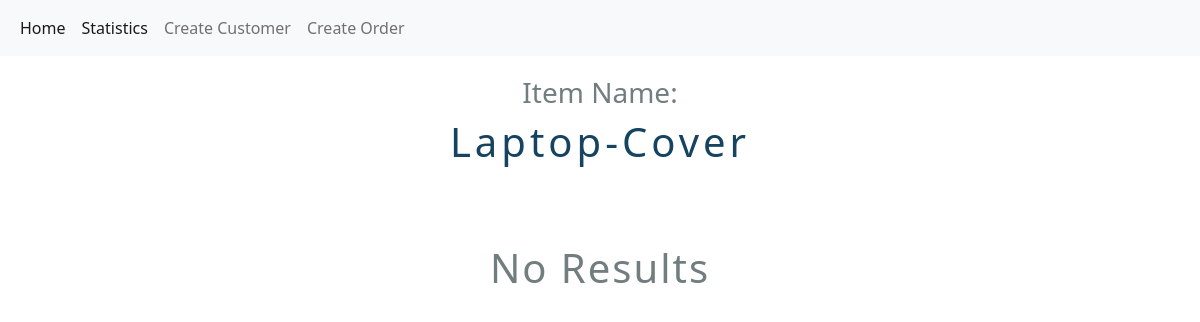
Before: /app/itemList/laptop-cover/ with the older database file.
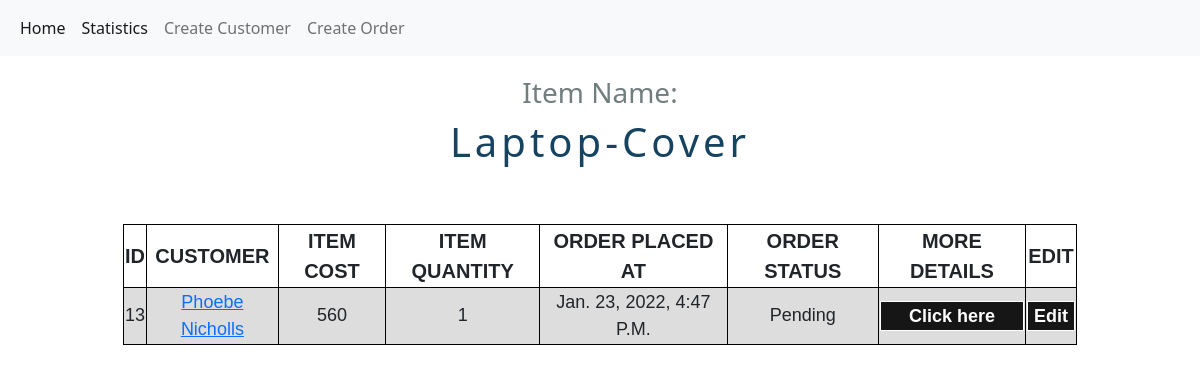
After: the same page with the newer database file.
### app/models.py (models this page shows, shortened)
class OrderDetails(models.Model):
    customer = models.ForeignKey(Customer, related_name="customer",on_delete=models.SET_DEFAULT, default="NA")
    item_name = models.CharField(max_length=200)
    item_cost = models.IntegerField()
    item_quantity = models.IntegerField()
    order_choices = (
    ('pending','pending'),
    ('dispatched', 'dispatched'),
    ('delivered','delivered'),
        )
    order_status = models.CharField(max_length=30, choices=order_choices, default='pending')
    date = models.DateTimeField(auto_now_add=True)

class Customer(models.Model):
    name = models.CharField(max_length=200)
    contact = PhoneNumberField()
    email = models.EmailField()
    address = models.CharField(max_length=300)
    city = models.CharField(max_length=50)
    state = models.CharField(max_length=50)
    date = models.DateTimeField(auto_now_add=True)
    def __str__(self):
        return self.name

### app/views.py (the view)
# urls.py: url(r'^itemList/(?P<slug>[-\w\d]+)/$', ItemList.as_view(), name='itemList'),
class ItemList(TemplateView):
    model = OrderDetails
    template_name = "app/order_item_list.html"
    def get_context_data(self, **kwargs):
        context = super().get_context_data(**kwargs)
        item_name = self.kwargs["slug"]
        context["item_name"] = item_name
        context['list'] = OrderDetails.objects.filter(item_name= item_name)
        return context

### templates/app/order_item_list.html
{% extends "base.html"%} {% block body_block %}
<div id="item-name-ctn">
  <h3 id="item-name-title">Item Name:
      <h1 id="item-name-value">{{item_name}}</h1>
  </h3>
  </div>
  <div id="table-1">
    {% if list%}
      <table class="customer-list-table-1">
          <tr class="list-tr">
            <th class="list-th">ID</th>
            <th class="list-th">CUSTOMER</th>
            <th class="list-th">ITEM COST</th>
            <th class="list-th">ITEM QUANTITY</th>
            <th class="list-th">ORDER PLACED AT</th>
            <th class="list-th">ORDER STATUS</th>
            <th class="list-th">MORE DETAILS</th>
            <th class="list-th">EDIT</th>
          </tr>
          {% for order in list %}
          <tr class="list-tr">
            <td class="order-list-td">{{ order.id}}</td>
            <td class="order-list-td"><a href="{% url 'app:customerDetails' pk=order.customer.id %}">{{order.customer}}</a></td>
            <td class="order-list-td">{{order.item_cost}}</td>
            <td class="order-list-td">{{order.item_quantity}}</td>
            <td class="order-list-td">{{order.date}}</td>
            <td class="order-list-td">{{order.order_status}}</td>
            <td class="order-list-td"><a href="{% url 'app:orderDetails' pk=order.id %}"><button class="Edit-btn">Click here</button></a></td>
            <td class="order-list-td"><a href="{% url 'app:updateOrder' pk=order.id %}"><button class="Edit-btn">Edit</button></a></td>
          </tr>
          {% endfor %}
        </table>
  </div>
  {% else %}
  <h1 id="no-results">No Results</h1>
  {% endif %}
{% endblock %}

Changed rows visible on the page:
now on this page (row edited): OrderDetails: item_name "Laptop-Cover", id "13", customer "Phoebe Nicholls", item_cost "560", item_quantity "1", date "Jan. 23, 2022, 4:47 P.m.", order_status "Pending"
Other visible differences:
{{ item_name }}: "Laptop-Cover" → (not shown)
text no longer shown: "No Results"
text now shown: "ID CUSTOMER ITEM COST ITEM QUANTITY ORDER PLACED AT ORDER STATUS MORE DETAILS EDIT"
